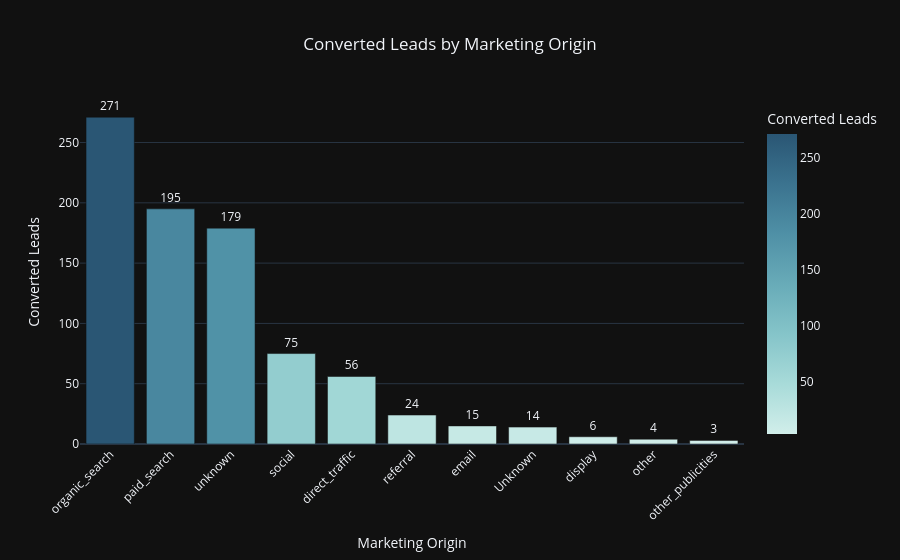

Notebook cell for this chart:
### Code cell
fig = px.bar(
    converted_by_origin,
    x="origin",
    y="converted_leads",
    title="Converted Leads by Marketing Origin",
    labels={
        "origin": "Marketing Origin",
        "converted_leads": "Converted Leads"
    },
    color="converted_leads",
    color_continuous_scale="Teal",
    text="converted_leads"
)
fig.update_layout(
    template="plotly_dark",
    title_x=0.5,
    xaxis_tickangle=-45
)
fig.update_traces(
    textposition="outside"
)
fig.show()

### Figure 1 — Plotly figure (JSON) as saved in the notebook; plotly's stock layout.template omitted (floating-point values rounded to 4 significant figures)
{"data": [{"hovertemplate": "Marketing Origin=%{x}<br>Converted Leads=%{marker.color}<extra></extra>", "legendgroup": "", "marker": {"color": [271, 195, 179, 75, 56, 24, 15, 14, 6, 4, 3], "coloraxis": "coloraxis", "pattern": {"shape": ""}}, "name": "", "orientation": "v", "showlegend": false, "text": [271.0, 195.0, 179.0, 75.0, 56.0, 24.0, 15.0, 14.0, 6.0, 4.0, 3.0], "textposition": "outside", "type": "bar", "x": ["organic_search", "paid_search", "unknown", "social", "direct_traffic", "referral", "email", "Unknown", "display", "other", "other_publicities"], "xaxis": "x", "y": [271, 195, 179, 75, 56, 24, 15, 14, 6, 4, 3], "yaxis": "y"}], "layout": {"barmode": "relative", "coloraxis": {"autocolorscale": false, "colorbar": {"title": {"text": "Converted Leads"}}, "colorscale": [[0, "rgb(209, 238, 234)"], [0.1667, "rgb(168, 219, 217)"], [0.3333, "rgb(133, 196, 201)"], [0.5, "rgb(104, 171, 184)"], [0.6667, "rgb(79, 144, 166)"], [0.8333, "rgb(59, 115, 143)"], [1, "rgb(42, 86, 116)"]]}, "legend": {"tracegroupgap": 0}, "title": {"text": "Converted Leads by Marketing Origin", "x": 0.5}, "xaxis": {"anchor": "y", "domain": [0, 1], "tickangle": -45, "title": {"text": "Marketing Origin"}}, "yaxis": {"anchor": "x", "domain": [0, 1], "title": {"text": "Converted Leads"}}}}
